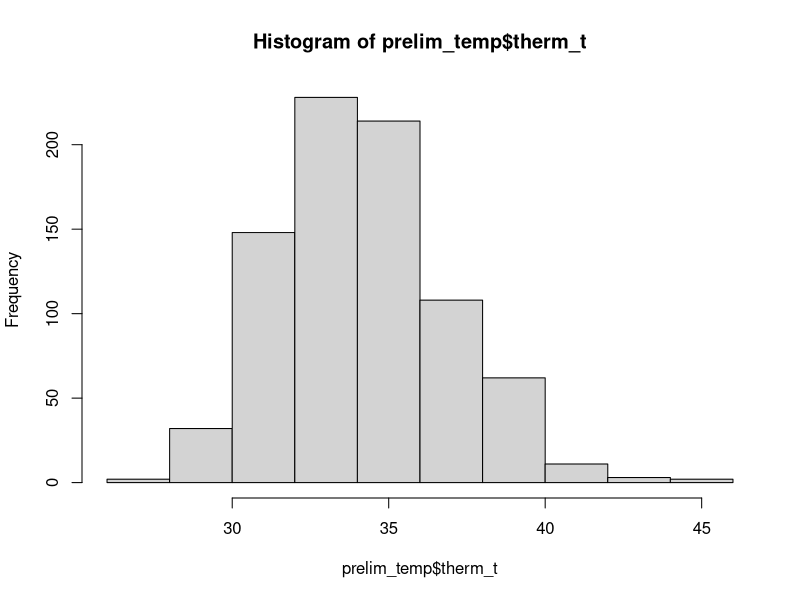
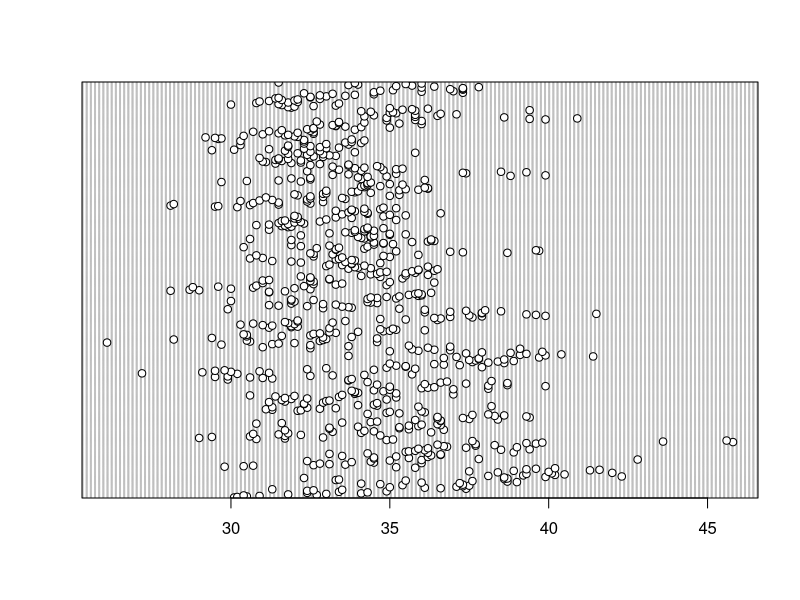
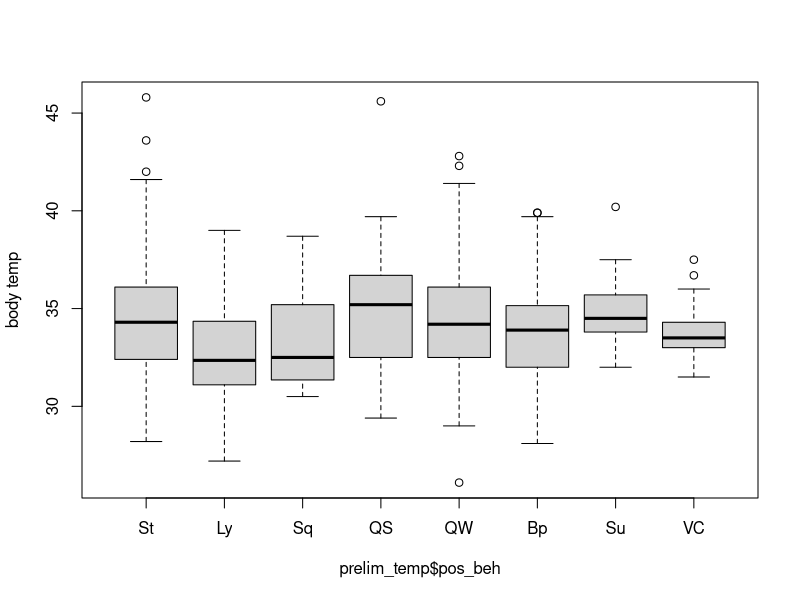
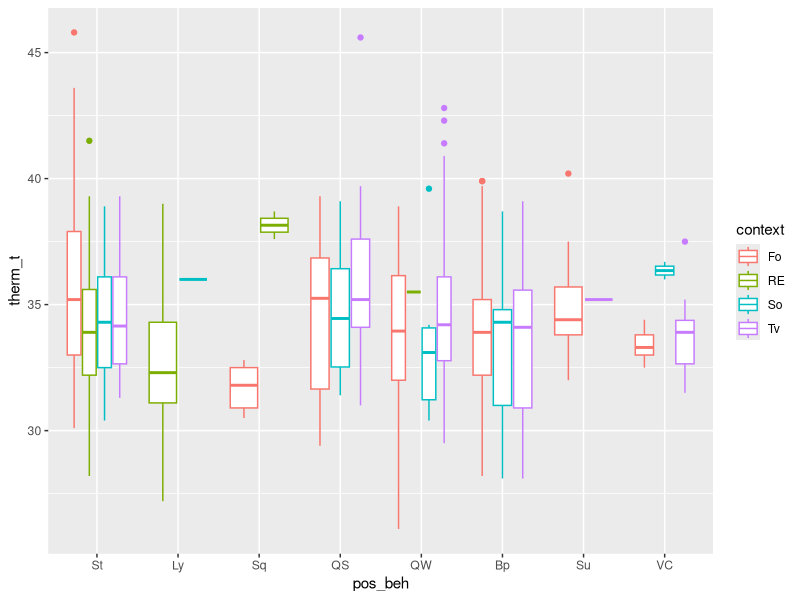
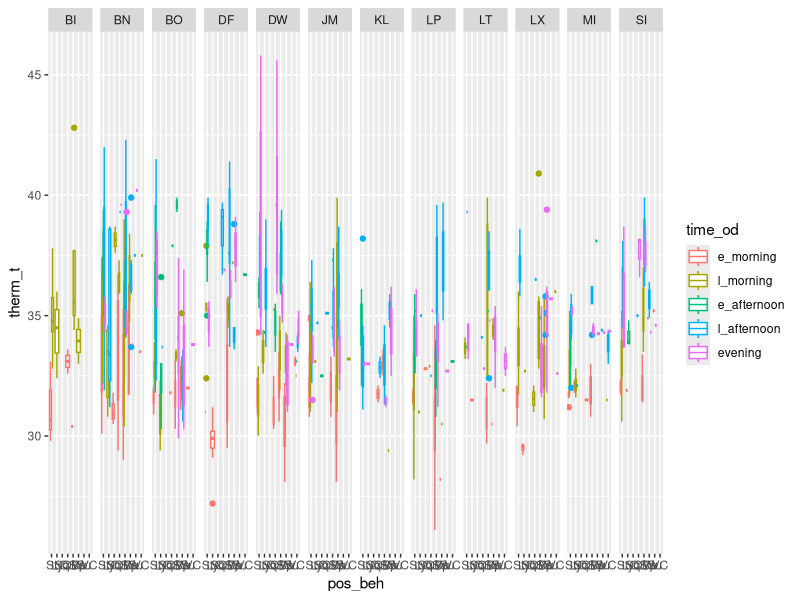
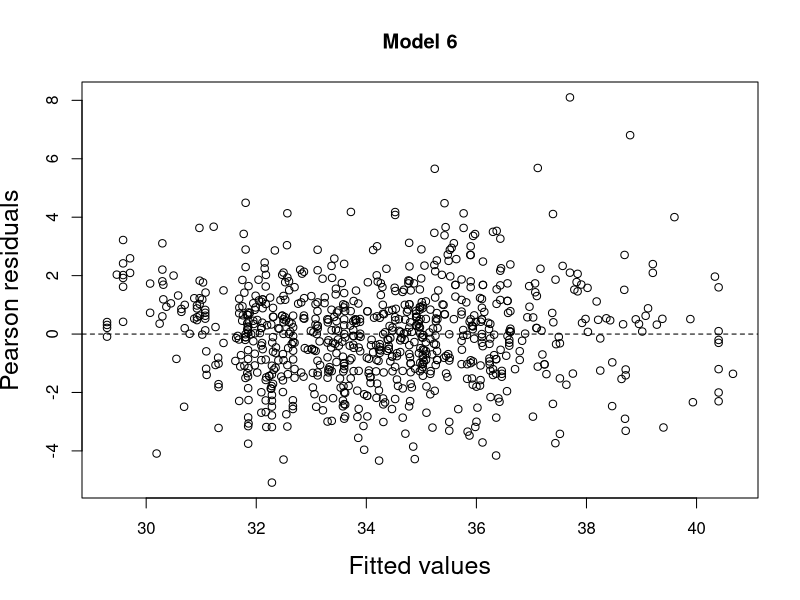
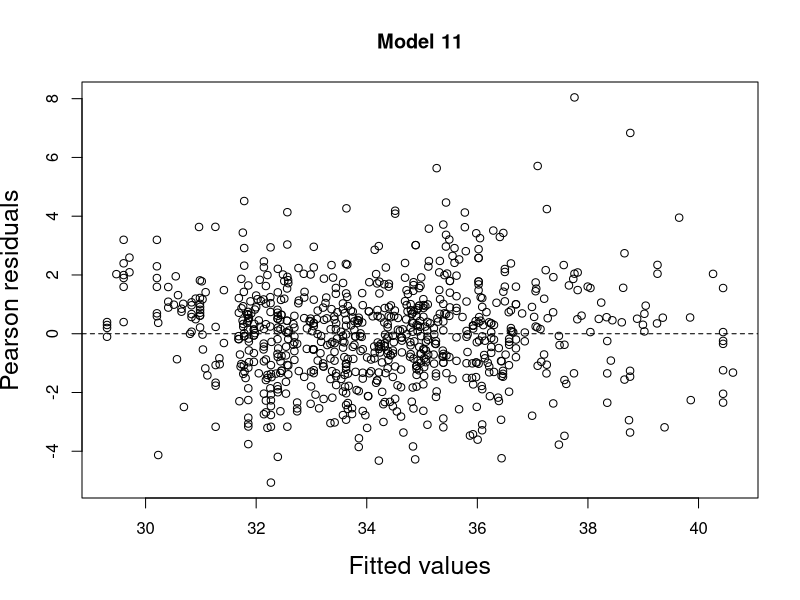
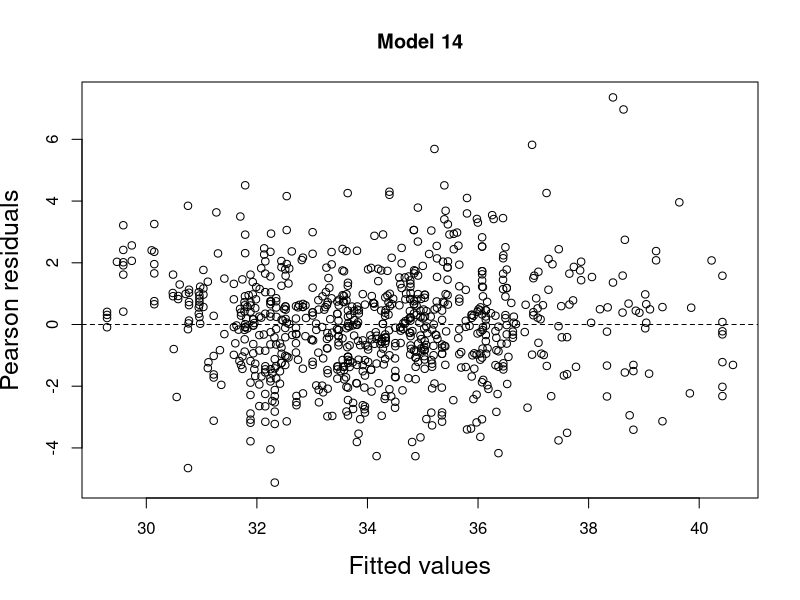

The R source for these figures, in order:
# load libraries
library(tidyverse) 
library(readr) 
library(lubridate)
library(magrittr)
library(ggplot2)
library(car)
library(emmeans)
library(lme4)

#read in data
prelim_tidy <- read_csv("_data/_tidy/prelim_data_tidycols.csv")
View(prelim_tidy)

bipedal_data <- read_csv("_summary/bipedal_table.csv")
View(bipedal_data)

#Omit any missing values:
summary(is.na(prelim_tidy))

prelim_temp<-na.omit(prelim_tidy)
View(prelim_temp)

#Combine positional behaviors into smaller categories
# suspensory = Cb, Br & QM
#Vertical climb and cling together
prelim_temp$pos_beh[prelim_temp$pos_beh == "Cb"] <- "Su"
prelim_temp$pos_beh[prelim_temp$pos_beh == "Br"] <- "Su"
prelim_temp$pos_beh[prelim_temp$pos_beh == "QM"] <- "Su"
prelim_temp$pos_beh[prelim_temp$pos_beh == "Vci"] <- "VC"
prelim_temp$pos_beh[prelim_temp$pos_beh == "Abp"] <- "Bp"
prelim_temp$pos_beh[prelim_temp$pos_beh == "BpS"] <- "Bp"
prelim_temp$pos_beh[prelim_temp$pos_beh == "BpW"] <- "Bp"

############
##re-order levels
prelim_temp$time_od <- factor(prelim_temp$time_od, levels = c("e_morning", "l_morning", "e_afternoon", "l_afternoon", "evening"))
prelim_temp$pos_beh <- factor(prelim_temp$pos_beh, levels = c("St","Ly", "Sq", "QS", "QW", "Bp", "Su", "VC"))

##change to factor & numeric
factor_cols <- c("pos_beh","context", "substrate", "hab_type", "individual")
numeric_cols <- c("sun", "therm_t", "t_lo", "t_hi")

prelim_temp[factor_cols] <- lapply(prelim_temp[factor_cols], as.factor)

prelim_temp[numeric_cols] <- lapply(prelim_temp[numeric_cols], as.numeric)


###
hist(prelim_temp$therm_t)
dotchart(prelim_temp$therm_t)
boxplot(prelim_temp$therm_t ~ prelim_temp$pos_beh,  ylab="body temp")

# Plot response against each predictor and random effect. 
ggplot(prelim_temp, aes(pos_beh, therm_t, color=context))+
  geom_boxplot()

ggplot(prelim_temp, aes(pos_beh, therm_t, color=time_od))+
  geom_boxplot()+
  facet_grid(.~individual)

##
with(prelim_temp, table(pos_beh, hab_type))
with(prelim_temp, table(pos_beh, time_od))
with(prelim_temp, table(pos_beh, hab_type, time_od))

## choosing models
##GLMER

### full model
therm_mod <- lmer(therm_t ~ pos_beh + time_od + sun + date + hab_type + context + 
                     (1|individual) + pos_beh*hab_type + pos_beh*sun + time_od*sun,
                     data = prelim_temp)

##minus pos_beh/sun interaction
therm_mod2 <- lmer(therm_t ~ pos_beh + time_od + sun + date + hab_type + context + 
                    (1|individual) + pos_beh*hab_type + time_od*sun,
                  data = prelim_temp)

##plus pos_beh*sun, minus pos_beh*hab_type
therm_mod3 <- lmer(therm_t ~ pos_beh + time_od + sun + date + hab_type + context + 
                     (1|individual) + pos_beh*sun + time_od*sun,
                   data = prelim_temp)

##minus interactions with pos_beh
therm_mod4 <- lmer(therm_t ~ pos_beh + time_od + sun + date + hab_type + context + 
                    (1|individual) + time_od*sun,
                  data = prelim_temp)

##minus time_od interaction
therm_mod5 <- lmer(therm_t ~ pos_beh + time_od + sun + date + hab_type + context + 
                     (1|individual) + pos_beh*sun,
                   data = prelim_temp)

##minus all interactions
therm_mod6 <- lmer(therm_t ~ pos_beh + time_od + sun + date + hab_type + context + 
                     (1|individual),
                   data = prelim_temp)

####compare interaction models
AIC(therm_mod3, therm_mod4, therm_mod5, therm_mod6) ###lowest AIC is with no interaction (3226.904; DF: 23)
                                               ###second lowest is time_od*sun (3255.461, DF: 27)
                                               ###continue forward with time_od*sun & no interactions
###############################################################
##time_od*sun models
## minus context 
therm_mod7 <- lmer(therm_t ~ pos_beh + time_od + sun + date + hab_type + 
                     (1|individual) + time_od*sun,
                   data = prelim_temp)

##minus hab_type
therm_mod8 <- lmer(therm_t ~ pos_beh + time_od + sun + date + context + 
                     (1|individual) + time_od*sun,
                   data = prelim_temp)

##minus date
therm_mod9 <- lmer(therm_t ~ pos_beh + time_od + sun + hab_type + context + 
                     (1|individual) + time_od*sun,
                   data = prelim_temp)

##minus hab_type & context
therm_mod10 <- lmer(therm_t ~ pos_beh + time_od + sun + date + 
                     (1|individual) + time_od*sun,
                   data = prelim_temp)
###Compare models
AIC(therm_mod7, therm_mod8, therm_mod9, therm_mod10) ##model 7 and 10 are lowest (3247.068 & 3248.205, resp.)
                                      ##model 8 isn't far off, though, (3255. 603) 
                                 ##and it may be important to include context

###############################################################################
###no interactions
## minus context 
therm_mod11 <- lmer(therm_t ~ pos_beh + time_od + sun + date + hab_type + 
                     (1|individual), data = prelim_temp)

##minus hab_type
therm_mod12 <- lmer(therm_t ~ pos_beh + time_od + sun + date + context + 
                     (1|individual), data = prelim_temp)

##minus date
therm_mod13 <- lmer(therm_t ~ pos_beh + time_od + sun + hab_type + context + 
                     (1|individual), data = prelim_temp)

##minus hab_type & context
therm_mod14 <- lmer(therm_t ~ pos_beh + time_od + sun + date + 
                      (1|individual), data = prelim_temp)

###Compare models
AIC(therm_mod11, therm_mod12, therm_mod13, therm_mod14) ##models 11 and 14 are lowest (3218.163 & 3218.819, resp.)

###compare between types of models
AIC(therm_mod4, therm_mod6, therm_mod7, therm_mod10, therm_mod8, therm_mod11, therm_mod14)
        ##best models (11, 14, 6) exclude context and exclude interactions
        ##run a few more tests and include one with the interaction still (model 7)

### more comparison #########
anova(therm_mod6, therm_mod7) ##not nested, so can't run
anova(therm_mod6, therm_mod11) ##no signif
anova(therm_mod6, therm_mod14) ##no signif
anova(therm_mod11, therm_mod14) ##significance, so model 11 better than 14
                          #####think I'll choose model 11 since it includes habitat type
                        ##### and it's AIC value is best (3218.163 vs. 3226.904 (model 6) & 3218.819 (model 14))

#####################################################################
#extract residuals 
###model 6
E1 <- resid(therm_mod6, type = "pearson")

#plot fitted vs residuals
F1 <- fitted(therm_mod6, type = "response")

plot(x = F1, 
     y = E1, 
     xlab = "Fitted values",
     ylab = "Pearson residuals", 
     main = "Model 6",
     cex.lab = 1.5)
abline(h = 0, lty = 2)

### model 11 ###########
E2 <- resid(therm_mod11, type = "pearson")

#plot fitted vs residuals
F2 <- fitted(therm_mod11, type = "response")

plot(x = F2, 
     y = E2, 
     xlab = "Fitted values",
     ylab = "Pearson residuals", 
     main = "Model 11",
     cex.lab = 1.5)
abline(h = 0, lty = 2)

### model 14 ###########
E3 <- resid(therm_mod14, type = "pearson")

#plot fitted vs residuals
F3 <- fitted(therm_mod14, type = "response")

plot(x = F3, 
     y = E3, 
     xlab = "Fitted values",
     ylab = "Pearson residuals", 
     main = "Model 14",
     cex.lab = 1.5)
abline(h = 0, lty = 2)

### model 7 ###########
E4 <- resid(therm_mod7, type = "pearson")

#plot fitted vs residuals
F4 <- fitted(therm_mod7, type = "response")

plot(x = F4, 
     y = E4, 
     xlab = "Fitted values",
     ylab = "Pearson residuals", 
     main = "Model 7",
     cex.lab = 1.5)
abline(h = 0, lty = 2)

### residual plots all seem relatively normal; cloud around horizontal axis, indicating a good fit
###################################################################
##Model 11 - includes pos_beh, time_od, sun, date, hab_type and (1|individual) 
E2 <- resid(therm_mod11, type = "pearson")

#plot fitted vs residuals
F2 <- fitted(therm_mod11, type = "response")

plot(x = F2, 
     y = E2, 
     xlab = "Fitted values",
     ylab = "Pearson residuals", 
     main = "Model 11",
     cex.lab = 1.5)
abline(h = 0, lty = 2)

boxplot(E2 ~ pos_beh, data=prelim_temp) 
boxplot(E2 ~ time_od, data=prelim_temp)
plot(x=prelim_temp$sun, y=E2)
boxplot(E2 ~ hab_type, data=prelim_temp)
plot(x=prelim_temp$date, y=E2)

model.matrix(therm_mod11)

##summary
summary(therm_mod11) 

##confidence intervals 
confint(therm_mod11) ##maybe I don't need habitat in there because none of the levels are significant

##model 14
summary(therm_mod14)
confint(therm_mod14)


##### OMIT OUTLIERS ###
prelim_temp2 <- prelim_temp
prelim_temp2$therm_t[prelim_temp2$therm_t >= 42] <- NA

View(prelim_temp2)

prelim_temp3<-na.omit(prelim_temp2)
View(prelim_temp3)

#Vertical climb and cling together
prelim_temp3$pos_beh[prelim_temp3$pos_beh == "Cb"] <- "Su"
prelim_temp3$pos_beh[prelim_temp3$pos_beh == "Br"] <- "Su"
prelim_temp3$pos_beh[prelim_temp3$pos_beh == "QM"] <- "Su"
prelim_temp3$pos_beh[prelim_temp3$pos_beh == "Vci"] <- "VC"
prelim_temp3$pos_beh[prelim_temp3$pos_beh == "Abp"] <- "Bp"
prelim_temp3$pos_beh[prelim_temp3$pos_beh == "BpS"] <- "Bp"
prelim_temp3$pos_beh[prelim_temp3$pos_beh == "BpW"] <- "Bp"

############
##re-order levels
prelim_temp3$time_od <- factor(prelim_temp3$time_od, levels = c("e_morning", "l_morning", "e_afternoon", "l_afternoon", "evening"))
prelim_temp3$pos_beh <- factor(prelim_temp3$pos_beh, levels = c("St","Ly", "Sq", "QS", "QW", "Bp", "Su", "VC"))

###change to factor & numeric
factor_cols <- c("pos_beh","context", "substrate", "hab_type", "individual")
numeric_cols <- c("sun", "therm_t", "t_lo", "t_hi")

prelim_temp3[factor_cols] <- lapply(prelim_temp3[factor_cols], as.factor)

prelim_temp3[numeric_cols] <- lapply(prelim_temp3[numeric_cols], as.numeric)

str(prelim_temp3)

###check model minus outliers
##model 11 with outliers
therm_mod11 <- lmer(therm_t ~ pos_beh + time_od + sun + date + hab_type + 
                      (1|individual), data = prelim_temp)
summary(therm_mod11)
confint(therm_mod11)

##model minus outliers
mod_2 <- lmer(therm_t ~ pos_beh + time_od + sun + date + hab_type + 
                (1|individual), data = prelim_temp3)
summary(mod_2)
confint(mod_2)


##plotting residuals
##model 11
E2 <- resid(therm_mod11, type = "pearson")

#plot fitted vs residuals
F2 <- fitted(therm_mod11, type = "response")

plot(x = F2, 
     y = E2, 
     xlab = "Fitted values",
     ylab = "Pearson residuals", 
     main = "Model 11",
     cex.lab = 1.5)
abline(h = 0, lty = 2)

##mod_2
E5 <- resid(mod_2, type = "pearson")

#plot fitted vs residuals
F5 <- fitted(mod_2, type = "response")

plot(x = F5, 
     y = E5,
     xlab = "Fitted values",
     ylab = "Pearson residuals", 
     main = "Model",
     cex.lab = 1.5)
abline(h = 0, lty = 2)

#HSR: post-hoc test to compare between levels of position behavior. Will want to do this in the analysis file not graphics file. 
library(emmeans)
emmeans(mod_2, list(pairwise ~ pos_beh), adjust = "tukey")
